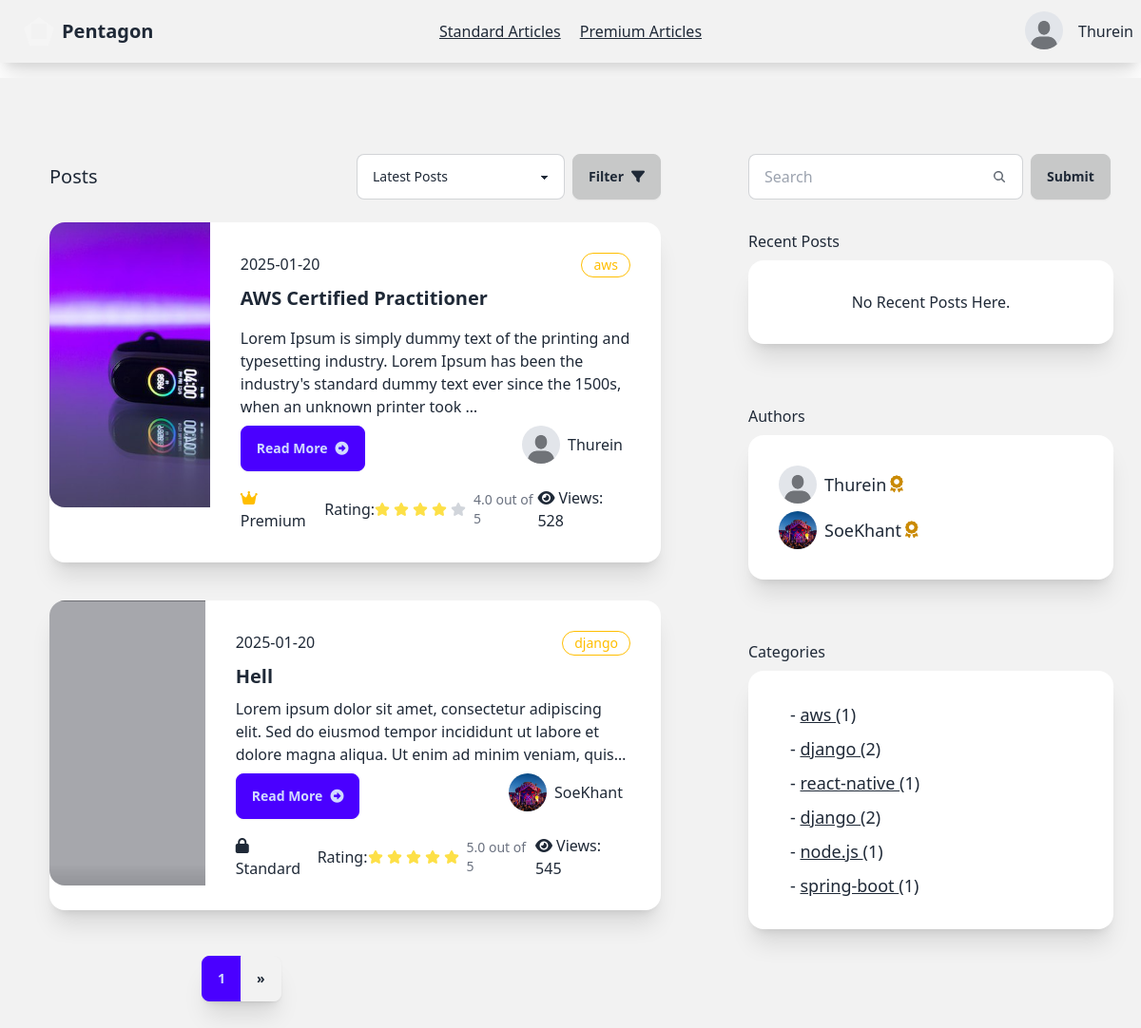
The app's page /reader/ (signed in) with its own data.
### account/models.py (models this page shows, shortened)
class AccountStatus(models.Model):
    is_verified=models.BooleanField(default=False)
    profile=models.ImageField(max_length=100, blank=True,default="account/default.jpeg",null=True,upload_to="media/account")
    user=models.ForeignKey(User, on_delete=models.CASCADE,related_name="account_status")
    rank=models.CharField(max_length=20,blank=True, default="Silver")
    created_at=models.DateTimeField(auto_now=True)

### writer/models.py (models this page shows, shortened)
class Article(models.Model):
    CATEGORY_CHOICES = [
        ('flutter', 'Flutter'),
        ('react-native', 'React Native'),
        ('node.js', 'Node.JS'),
        ('spring-boot','Spring Boot'),
        ('laravel','Laravel'),
        ('django',"Django"),
        ('aws',"AWS"),
        ('web-development','Web Development'),
        ('mobile-development','Mobile Development'),
        ('cloud','Cloud Architect')
    ]
    title=models.CharField(max_length=100)
    content=models.TextField(
        validators=[
            MinLengthValidator(40, message="Content must be at least 40 characters long.")
        ]
    )
    author=models.ForeignKey(User, on_delete=models.CASCADE)
    view_count = models.PositiveIntegerField(default=0)
    posted_at=models.DateTimeField(auto_now_add=True)
    is_premium=models.BooleanField(default=False)
    is_standard=models.BooleanField(default=False)
    photo=models.ImageField(default='article/default.jpeg', blank=True, null=True,upload_to="article/")
    category = models.CharField(
        max_length=20,
        choices=CATEGORY_CHOICES,
        default='web-development',
        blank=False,
        null=False
    )
    def get_rating(self):
        reviews = self.article_review.all()
        if reviews:
            total_rating = sum(review.rating for review in reviews)
            return total_rating / len(reviews)
        else:
            return 0
    def get_author_name(self):
        return self.author.username
    def get_article_count_by_category(self):
        return Article.objects.filter(category=self.category).count()
    def get_account_status(self):
        try:
            return self.author.account_status.first()
        except AccountStatus.DoesNotExist:
            return None

class ArticleReview(models.Model):
    article=models.ForeignKey(Article, on_delete=models.CASCADE,related_name="article_review")
    user=models.ForeignKey(User, on_delete=models.CASCADE, related_name="article_reviewer")
    comment=models.TextField(blank=True, null=True)
    rating=models.FloatField(default=0,blank=True, null=True)
    author_reply=models.TextField(blank=True, null=True)
    posted_at=models.DateTimeField(auto_now_add=True)

### reader/views.py (the view, shortened to what this page needs)
# urls.py: path('',views.client_home,name="client-home"),
@login_required(login_url="sign-in")
def client_home(request):
    recent_articles = get_recent_articles(request.user.id)
    print(recent_articles)
    query=request.GET.get("search","")
    articles=Article.objects.all()
    paginator=Paginator(articles,2)
    page_number=request.GET.get("page")
    page_object=paginator.get_page(page_number)
    users=User.objects.all()
    authors=Article.objects.filter(author__in=users).values('author').distinct()
    accounts=AccountStatus.objects.filter(user__in=authors)
    categories=Article.objects.values('category').distinct()
    context={
        'account_status':get_account_status(request),
        'accounts':accounts,
        'categories':categories,
        "page_objects":page_object,
        "recent_articles":recent_articles,
        "articles":articles,
        "show_spinner":True
    }
    return render(request, "reader/home.html",context)

### reader/views.py (called while the page is built)
def get_recent_articles(user_id):
    key = f"recent_articles:{user_id}"
    article_ids = cache.get(key, [])
    return Article.objects.filter(id__in=article_ids)

def get_account_status(request):
    account_status = AccountStatus.objects.get(user=request.user)
    return account_status

### reader/templates/reader/home.html (shortened to what this page needs)
{% extends 'reader/base.html' %}
{% block content %}
    <div class=" bg-base-200 min-h-screen flex w-100 mt-4">
        <div class="grid grid-cols-8 gap-2 ">
            <div class="col-start-1 col-span-5 mt-12 mx-5">
                <div class="card">
                    <div class="card-body">
                       <div class="flex justify-between items-center">
                        <p class="text-xl">Posts</p>
                        <div class="flex w-80">
                          <select id="postFilter" class="select select-bordered w-full max-w-xs ">
                            <option  selected>Latest Posts</option>
                          </select>
                          <button id="applyFilterBtn" class="btn btn-active ml-2">Filter <i class="fa-solid fa-filter"></i></button>
                        </div>
                       </div>
                        {% for article in page_objects %}
              <div class="card card-side bg-base-100 shadow-xl my-4">
                <figure class="w-11/12 h-5/6">
                    <img
                      class="object-cover"
                      style="min-height:300px;"
                      src="{{article.photo.url}}"
                      alt="Movie" />
                  </figure>
                <div class="card-body">
                  <div class="flex">
                    <p>{{article.posted_at|date:'Y-m-d'}}</p>
                    <div class="badge badge-warning badge-outline p-3">{{article.category}}</div>
                  </div>
                  <h2 class="card-title font-bold">{{article.title}}</h2>
                  <p class="line-clamp-3">{{article.content|safe|truncatewords:30}}</p>
                  <div class="card-actions justify-between">
                    <a href="{% url 'post-detail' article.id %}" class="btn btn-primary"> Read More<i class="fa-solid fa-circle-right"></i></a>
                    <div>
                        <div class="flex-row flex items-center">
                            <div class="avatar">
                                <div class="w-10 rounded-full">
                                    <img
                                    style="object-fit: cover;width:100%;height:100%"
                                    alt="Tailwind CSS Navbar component"
                                    src="{{article.get_account_status.profile.url}}" />
                                </div>
                              </div>
                              <h2 class="mx-2">{{article.get_author_name}}</h2>
                        </div>
                    </div>
                  </div>
                  <div class="flex justify-between items-center mt-2">
                    <div>
                        {% if article.is_premium %}
                        <i class="fa-solid fa-crown text-warning"></i>
                        Premium
                        {% elif article.is_standard %}
                        <i class="fa-solid fa-lock"></i>
                        Standard
                        {% else %}
                        <i class="fa-solid fa-lock-open"></i>
                        Free
                        {% endif %}
                    </div>
                    <div class="flex items-center">
                      Rating:
                      <div class="flex">
                      </div>
                      <div class="">
                        <p class="ms-1 text-sm font-medium text-gray-500 dark:text-gray-400">
                          {{article.get_rating|floatformat:1}}
                          out of 5</p>
                      </div>
                    </div>
                    <div class="">
                        <i class="fa-solid fa-eye mr-1"></i>Views:
                       {{article.view_count}}
                    </div>
                  </div>
                </div>
              </div>
              {% endfor %}
                    </div>
                </div>
                  <div class="join ml-48 mb-12 shadow-xl">
                    <button class="join-item btn btn-primary">{{page_objects.number}}</button>
                    {% if page_objects.has_next %}
                    <a href="?page={{page_objects.next_page_number}}" class="join-item btn">»</a>
                    {% endif %}
                  </div>
            </div>
            <div class="col-start-6 col-span-2 mt-20">
                <div class="flex-row">
                  <div class="ml-8">
                    <form action="" class="flex" method="get">
                      <label class="input input-bordered flex items-center gap-2">
                        <input type="text" class="grow" name="search" placeholder="Search" />
                        <svg
                          xmlns="http://www.w3.org/2000/svg"
                          viewBox="0 0 16 16"
                          fill="currentColor"
                          class="h-4 w-4 opacity-70">
                          <path
                            fill-rule="evenodd"
                            d="M9.965 11.026a5 5 0 1 1 1.06-1.06l2.755 2.754a.75.75 0 1 1-1.06 1.06l-2.755-2.754ZM10.5 7a3.5 3.5 0 1 1-7 0 3.5 3.5 0 0 1 7 0Z"
                            clip-rule="evenodd" />
                        </svg>
                      </label>
                      <input type="submit" value="Submit" class="btn btn-active ml-2">
                    </form>
                  </div>
                  <div class="card">
                    <div class="card-body">
                        Recent Posts
                        <div class="card bg-base-100 w-96 shadow-xl">
                            <div class="card-body">
                               {% if recent_articles %}
                                {% for article in recent_articles %}
                                <div class="flex-row flex items-center">
                                      <h2 class="mx-3">- <a href="" class="link">{{article.title}}</a></h2>
                                </div>
                                {% endfor %}
                                {% else %}
                                  <p class="text-center">No Recent Posts Here.</p>
                               {% endif %}
                            </div>
                          </div>
                      </div>
                    </div>
                  <div class="card">
                    <div class="card-body">
                        Authors
                        <div class="card bg-base-100 w-96 shadow-xl">
                            <div class="card-body">
                               {% for account in accounts %}
                               <div class="flex-row flex items-center">
                                <div class="avatar">
                                    <div class="w-10 rounded-full">
                                      <img src="{{account.profile.url}}" />
                                    </div>
                                  </div>
                                     <h2 class="mx-2 text-lg flex items-center">{{account.user.username}}
                                      {% if account.rank == "Platinum" %}
                                     <i class="fa-solid fa-trophy text-warning ml-1"></i>
                                     {% elif account.rank == "Gold" %}
                                     <i class="fa-solid fa-award  text-yellow-600	ml-1"></i>
                                     {% else %}
                                     <i class="fa-solid fa-medal ml-1"></i>
                                     </h2>
                                     {% endif %}
                               </div>
                               {% endfor %}
                            </div>
                          </div>
                      </div>
                    </div>
                    <div class="card">
                      <div class="card-body">
                          Categories
                          <div class="card bg-base-100 w-96 shadow-xl">
                              <div class="card-body">
                                 {% for category in articles %}
                                 <div class="flex-row flex items-center">
                                       <h2 class="mx-3 text-lg">- <a href="{% url 'category' category.category  %}" class="link">{{category.category}} </a>({{category.get_article_count_by_category}})</h2>
                                 </div>
                                 {% endfor %}
                              </div>
                            </div>
                        </div>
                      </div>
                </div>
                </div>
            </div>
    </div>
{% endblock  %}

### reader/templates/reader/base.html (shortened to what this page needs)
{% load static %}
<!DOCTYPE html>
<html lang="en">
<head>
    <link href="https://cdn.jsdelivr.net/npm/daisyui@latest/dist/full.min.css" rel="stylesheet" type="text/css" />
    <link href="{% static 'fontawesomefree/css/fontawesome.css' %}" rel="stylesheet" type="text/css">
    <link href="{% static 'fontawesomefree/css/brands.css' %}" rel="stylesheet" type="text/css">
    <link href="{% static 'fontawesomefree/css/solid.css' %}" rel="stylesheet" type="text/css">
</head>
<body>
    <div class="navbar bg-base-200 shadow-xl">
        <div class="navbar-start">
          <a href="{% url 'home' %}" class="btn btn-ghost text-xl"><div class="mask mask-pentagon w-8 h-8 border-8 border-neutral-100	"></div>Pentagon</a>
        </div>
        <div class="navbar-center gap-5">
            <a id="standard" href="{% url 'standard-posts' %}" class=" link ">Standard Articles</a>
            <a  href="{% url 'premium-posts' %}" class="link">Premium Articles</a>
          </div>
        <div class="navbar-end gap-3">
          {% if user.is_authenticated %}
          <div class="dropdown dropdown-end">
            <div tabindex="0" role="button" class="btn btn-ghost btn-circle avatar">
              <div class="w-10 rounded-full">
                <img
                  style="object-fit: contain;width:100%;height:100%"
                  alt="Tailwind CSS Navbar component"
                  src="{{account_status.profile.url}}" />
              </div>
            </div>
          </div>
          {{user}}
          {% else %}
          <a href="{% url 'sign-up' %}" class="btn">Sign Up</a>
          <a href="{% url 'sign-in' %}" class="btn">Sign In</a>
          {% endif %}
        </div>
       </div>
    {% block content %}
    {% endblock  %}
    <script src="https://cdn.tailwindcss.com"></script>
</body>
</html>

### records on screen
AccountStatus: profile (placeholder picture), user.username "Thurein", rank "Gold" (drawn)
Article: photo (picture), posted_at "2025-01-20", category "aws", title "AWS Certified Practitioner", content "Lorem Ipsum is simply dummy text of the printing and typesetting industry. Lorem Ipsum has been the industry's standard dummy text ever since the 1500s, when an unknown printer took …", get_account_status.profile (placeholder picture), get_author_name "Thurein", is_premium True (drawn), get_rating "4.0", view_count "528", get_article_count_by_category "1"
Article: photo (picture), posted_at "2025-01-20", category "django", title "Hell", content "Lorem ipsum dolor sit amet, consectetur adipiscing elit. Sed do eiusmod tempor incididunt ut labore et dolore magna aliqua. Ut enim ad minim veniam,…", get_account_status.profile (picture), get_author_name "SoeKhant", is_premium False (drawn), get_rating "5.0", view_count "545", get_article_count_by_category "2"
AccountStatus: profile (picture), user.username "SoeKhant", rank "Gold" (drawn)
Article: category "react-native", get_article_count_by_category "1"
Article: category "django", get_article_count_by_category "2"
Article: category "node.js", get_article_count_by_category "1"
Article: category "spring-boot", get_article_count_by_category "1"

### other values on screen
{{ user }} "Thurein"
{{ page_objects.number }} "1"
